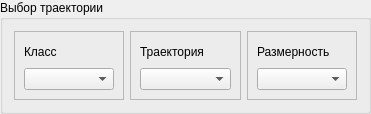
<?xml version="1.0" encoding="UTF-8"?>
<ui version="4.0">
 <class>TrajSelectGroupBox</class>
 <widget class="QGroupBox" name="TrajSelectGroupBox">
  <property name="geometry">
   <rect>
    <x>0</x>
    <y>0</y>
    <width>371</width>
    <height>114</height>
   </rect>
  </property>
  <property name="sizePolicy">
   <sizepolicy hsizetype="Minimum" vsizetype="Minimum">
    <horstretch>0</horstretch>
    <verstretch>0</verstretch>
   </sizepolicy>
  </property>
  <property name="windowTitle">
   <string>GroupBox</string>
  </property>
  <property name="title">
   <string>Выбор траектории</string>
  </property>
  <property name="checkable">
   <bool>false</bool>
  </property>
  <property name="checked">
   <bool>false</bool>
  </property>
  <layout class="QVBoxLayout" name="verticalLayout">
   <item>
    <layout class="QHBoxLayout" name="horizontalLayout_2">
     <item>
      <widget class="QFrame" name="frame_class">
       <property name="frameShape">
        <enum>QFrame::StyledPanel</enum>
       </property>
       <property name="frameShadow">
        <enum>QFrame::Raised</enum>
       </property>
       <layout class="QVBoxLayout" name="verticalLayout_3">
        <item>
         <layout class="QVBoxLayout" name="verticalLayout_5">
          <item>
           <widget class="QLabel" name="label_4">
            <property name="text">
             <string>Класс</string>
            </property>
           </widget>
          </item>
          <item>
           <widget class="QComboBox" name="comboBox_class">
            <property name="sizePolicy">
             <sizepolicy hsizetype="Preferred" vsizetype="Fixed">
              <horstretch>0</horstretch>
              <verstretch>0</verstretch>
             </sizepolicy>
            </property>
           </widget>
          </item>
         </layout>
        </item>
       </layout>
      </widget>
     </item>
     <item>
      <widget class="QFrame" name="frame_traj">
       <property name="frameShape">
        <enum>QFrame::StyledPanel</enum>
       </property>
       <property name="frameShadow">
        <enum>QFrame::Raised</enum>
       </property>
       <layout class="QVBoxLayout" name="verticalLayout_6">
        <item>
         <layout class="QVBoxLayout" name="verticalLayout_4">
          <item>
           <widget class="QLabel" name="label_3">
            <property name="text">
             <string>Траектория</string>
            </property>
           </widget>
          </item>
          <item>
           <widget class="QComboBox" name="comboBox_ts">
            <property name="sizePolicy">
             <sizepolicy hsizetype="Minimum" vsizetype="Fixed">
              <horstretch>0</horstretch>
              <verstretch>0</verstretch>
             </sizepolicy>
            </property>
           </widget>
          </item>
         </layout>
        </item>
       </layout>
      </widget>
     </item>
     <item>
      <widget class="QFrame" name="frame_dimension">
       <property name="frameShape">
        <enum>QFrame::StyledPanel</enum>
       </property>
       <property name="frameShadow">
        <enum>QFrame::Raised</enum>
       </property>
       <layout class="QVBoxLayout" name="verticalLayout_7">
        <item>
         <layout class="QVBoxLayout" name="verticalLayout_2">
          <item>
           <widget class="QLabel" name="label">
            <property name="text">
             <string>Размерность</string>
            </property>
           </widget>
          </item>
          <item>
           <widget class="QComboBox" name="comboBox_dimension"/>
          </item>
         </layout>
        </item>
       </layout>
      </widget>
     </item>
    </layout>
   </item>
  </layout>
 </widget>
 <resources/>
 <connections/>
</ui>
